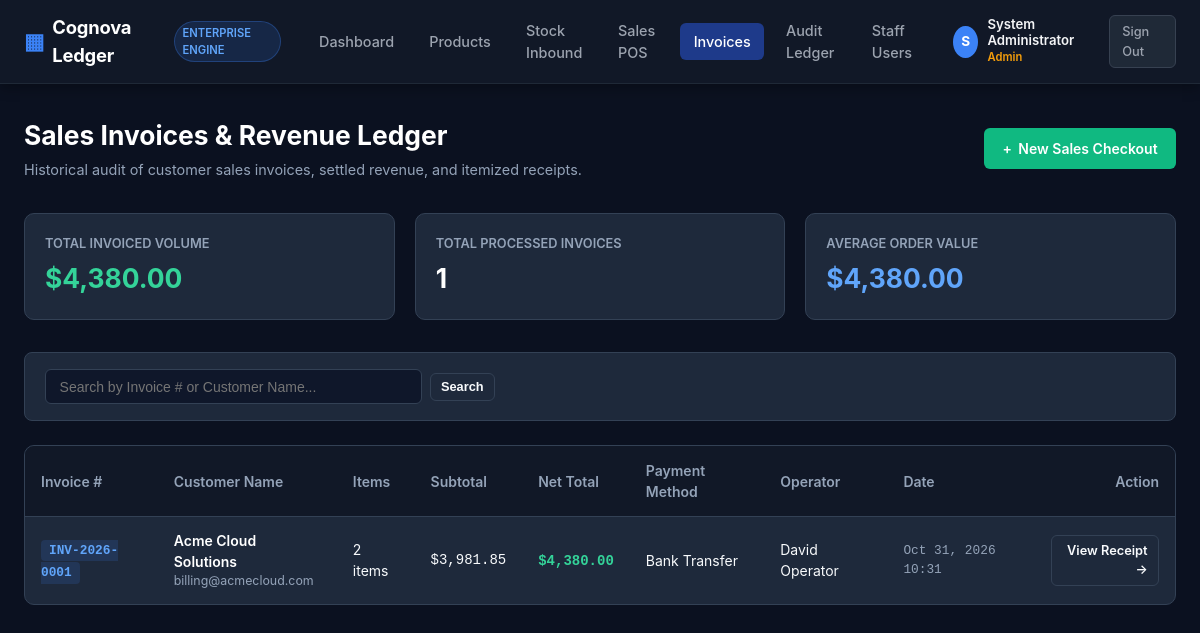
The app's page /sales/invoices.php (signed in) with its own data.
### tables this page shows
CREATE TABLE invoices (
    id INT UNSIGNED AUTO_INCREMENT PRIMARY KEY,
    invoice_number VARCHAR(64) NOT NULL UNIQUE,
    user_id INT UNSIGNED NOT NULL,
    customer_name VARCHAR(150) NOT NULL,
    customer_email VARCHAR(150) NULL,
    customer_phone VARCHAR(50) NULL,
    subtotal DECIMAL(12, 4) NOT NULL DEFAULT 0.0000,
    tax_amount DECIMAL(12, 4) NOT NULL DEFAULT 0.0000,
    discount_amount DECIMAL(12, 4) NOT NULL DEFAULT 0.0000,
    total_amount DECIMAL(12, 4) NOT NULL DEFAULT 0.0000,
    status ENUM('draft', 'paid', 'partially_paid', 'cancelled', 'refunded') NOT NULL DEFAULT 'paid',
    payment_method VARCHAR(50) NOT NULL DEFAULT 'cash',
    notes TEXT NULL,
    created_at TIMESTAMP NOT NULL DEFAULT CURRENT_TIMESTAMP,
    updated_at TIMESTAMP NOT NULL DEFAULT CURRENT_TIMESTAMP ON UPDATE CURRENT_TIMESTAMP,
    CONSTRAINT fk_invoices_user FOREIGN KEY (user_id) REFERENCES users(id) ON UPDATE CASCADE ON DELETE RESTRICT,
    INDEX idx_invoices_invoice_number (invoice_number),
    INDEX idx_invoices_user_id (user_id),
    INDEX idx_invoices_status (status),
    INDEX idx_invoices_created_at (created_at)
);

CREATE TABLE users (
    id INT UNSIGNED AUTO_INCREMENT PRIMARY KEY,
    role_id INT UNSIGNED NOT NULL,
    name VARCHAR(100) NOT NULL,
    email VARCHAR(150) NOT NULL UNIQUE,
    password VARCHAR(255) NOT NULL,
    status ENUM('active', 'inactive', 'suspended') NOT NULL DEFAULT 'active',
    created_at TIMESTAMP NOT NULL DEFAULT CURRENT_TIMESTAMP,
    updated_at TIMESTAMP NOT NULL DEFAULT CURRENT_TIMESTAMP ON UPDATE CURRENT_TIMESTAMP,
    CONSTRAINT fk_users_role FOREIGN KEY (role_id) REFERENCES roles(id) ON UPDATE CASCADE ON DELETE RESTRICT,
    INDEX idx_users_role_id (role_id),
    INDEX idx_users_email (email),
    INDEX idx_users_status (status),
    INDEX idx_users_created_at (created_at)
);

### src/Middleware/AuthMiddleware.php (called while the page is built, shortened)
<?php
class AuthMiddleware
{
    public static function isAuthenticated(): bool
    {
        return !empty($_SESSION['user']) && !empty($_SESSION['user']['id']);
    }
    public static function currentUser(): ?array
    {
        return $_SESSION['user'] ?? null;
    }
    public static function hasRole($allowedRoles): bool
    {
        $roles = is_array($allowedRoles) ? $allowedRoles : [$allowedRoles];
        $current = self::currentUser();
        $userRole = strtolower(trim($current['role']));
        $userSlug = strtolower(trim($current['role_slug']));
        foreach ($roles as $role) {
            $normalized = strtolower(trim($role));
            if ($userRole === $normalized || $userSlug === $normalized) {
                return true;
            }
        }
        return false;
    }
}

### includes/auth.php (called while the page is built, shortened)
<?php
if (!function_exists('hasRole')) {
    function hasRole($roles): bool {
        return AuthMiddleware::hasRole($roles);
    }
}

### src/Services/InvoiceService.php (called while the page is built, shortened)
<?php
class InvoiceService
{
    public function getAllInvoices(array $filters = []): array
    {
        $pdo = Database::getConnection();
        $sql = '
            SELECT
                i.id,
                i.invoice_number,
                i.customer_name,
                i.customer_email,
                i.customer_phone,
                i.subtotal,
                i.tax_amount,
                i.discount_amount,
                i.total_amount,
                i.status,
                i.payment_method,
                i.created_at,
                u.name AS operator_name,
                (SELECT COUNT(*) FROM invoice_items ii WHERE ii.invoice_id = i.id) AS item_count
            FROM invoices i
            INNER JOIN users u ON i.user_id = u.id
            WHERE 1=1
        ';
        $params = [];
        $limit = isset($filters['limit']) ? max(1, min(200, (int)$filters['limit'])) : 50;
        $sql .= " ORDER BY i.id DESC LIMIT {$limit}";
        $stmt = $pdo->prepare($sql);
        $stmt->execute($params);
        return $stmt->fetchAll();
    }
    public function getSalesSummary(): array
    {
        $pdo = Database::getConnection();
        $stmt = $pdo->query('
            SELECT
                COALESCE(SUM(total_amount), 0.0) AS total_revenue,
                COUNT(*) AS invoice_count
            FROM invoices
            WHERE status = "paid"
        ');
        $row = $stmt->fetch();
        return [
            'total_revenue' => (float)($row['total_revenue'] ?? 0.0),
            'invoice_count' => (int)($row['invoice_count'] ?? 0),
        ];
    }
}

### public/sales/invoices.php (the view, shortened to what this page needs)
<?php
require_once __DIR__ . '/../../includes/auth.php';
$invoiceService = new InvoiceService();
$query = trim($_GET['q'] ?? '');
$status = trim($_GET['status'] ?? '');
$filters = [
    'q' => $query,
    'status' => $status,
];
$invoices = $invoiceService->getAllInvoices($filters);
$summary = $invoiceService->getSalesSummary();
?>
<!DOCTYPE html>
<html lang="en">
<head>
</head>
<body>
<?php include __DIR__ . '/../../includes/nav.php'; ?>
<div class="page-container">
    <div class="page-header">
        <div class="page-title">
            <h1>Sales Invoices & Revenue Ledger</h1>
            <p>Historical audit of customer sales invoices, settled revenue, and itemized receipts.</p>
        </div>
        <div>
            <?php if (hasRole(['Admin', 'Sales Operator'])): ?>
                <a href="/sales/index.php" class="btn btn-success">
                    <span>+</span> New Sales Checkout
                </a>
            <?php endif; ?>
        </div>
    </div>
    <div class="stats-grid">
        <div class="stat-card">
            <div class="stat-label">Total Invoiced Volume</div>
            <div class="stat-value" style="color: #34d399;">$<?= number_format($summary['total_revenue'], 2) ?></div>
        </div>
        <div class="stat-card">
            <div class="stat-label">Total Processed Invoices</div>
            <div class="stat-value"><?= $summary['invoice_count'] ?></div>
        </div>
        <div class="stat-card">
            <div class="stat-label">Average Order Value</div>
            <div class="stat-value" style="color: #60a5fa;">
                $<?= $summary['invoice_count'] > 0 ? number_format($summary['total_revenue'] / $summary['invoice_count'], 2) : '0.00' ?>
            </div>
        </div>
    </div>
    <div class="controls-card">
        <form class="search-form" method="GET" action="/sales/invoices.php">
            <input
                type="text"
                name="q"
                class="search-input"
                placeholder="Search by Invoice # or Customer Name..."
                value="<?= htmlspecialchars($query) ?>"
            >
            <button type="submit" class="btn btn-outline btn-sm">Search</button>
        </form>
    </div>
    <div class="table-card">
        <table>
            <thead>
                <tr>
                    <th>Invoice #</th>
                    <th>Customer Name</th>
                    <th>Items</th>
                    <th>Subtotal</th>
                    <th>Net Total</th>
                    <th>Payment Method</th>
                    <th>Operator</th>
                    <th>Date</th>
                    <th style="text-align: right;">Action</th>
                </tr>
            </thead>
            <tbody>
                <?php if (empty($invoices)): ?>
                    <tr>
                        <td colspan="9" style="text-align: center; padding: 3rem; color: var(--text-muted);">
                            No sales invoices found.
                        </td>
                    </tr>
                <?php else: ?>
                    <?php foreach ($invoices as $inv): ?>
                        <tr>
                            <td>
                                <span class="badge-inv"><?= htmlspecialchars($inv['invoice_number']) ?></span>
                            </td>
                            <td>
                                <div style="font-weight: 600; color: #fff;"><?= htmlspecialchars($inv['customer_name']) ?></div>
                                <?php if ($inv['customer_email']): ?>
                                    <div style="font-size: 0.775rem; color: var(--text-muted);"><?= htmlspecialchars($inv['customer_email']) ?></div>
                                <?php endif; ?>
                            </td>
                            <td><?= (int)$inv['item_count'] ?> items</td>
                            <td class="mono">$<?= number_format((float)$inv['subtotal'], 2) ?></td>
                            <td>
                                <strong class="mono" style="color: #34d399;">$<?= number_format((float)$inv['total_amount'], 2) ?></strong>
                            </td>
                            <td><?= ucwords(str_replace('_', ' ', $inv['payment_method'])) ?></td>
                            <td><?= htmlspecialchars($inv['operator_name']) ?></td>
                            <td class="mono" style="font-size: 0.8rem; color: var(--text-muted);">
                                <?= date('M d, Y H:i', strtotime($inv['created_at'])) ?>
                            </td>
                            <td style="text-align: right;">
                                <a href="/sales/invoice.php?id=<?= $inv['id'] ?>" class="btn btn-outline btn-sm">
                                    View Receipt &rarr;
                                </a>
                            </td>
                        </tr>
                    <?php endforeach; ?>
                <?php endif; ?>
            </tbody>
        </table>
    </div>
</div>
</body>
</html>

### public/sales/invoices.php (style rules this page uses)
:root { --bg: #0b1120; --surface: #1e293b; --surface-alt: #334155; --border: #334155; --text: #f8fafc; --text-muted: #94a3b8; --primary: #3b82f6; --primary-hover: #2563eb; --success: #10b981; --danger: #ef4444; }
* { box-sizing: border-box; margin: 0; padding: 0; }
body { font-family: -apple-system, BlinkMacSystemFont, "Segoe UI", Roboto, sans-serif; background: var(--bg); color: var(--text); line-height: 1.5; min-height: 100vh; }
.page-container { max-width: 1200px; margin: 2rem auto; padding: 0 1.5rem; }
.page-header { display: flex; justify-content: space-between; align-items: center; flex-wrap: wrap; gap: 1rem; margin-bottom: 2rem; }
.page-title h1 { font-size: 1.65rem; font-weight: 700; color: #fff; }
.page-title p { color: var(--text-muted); font-size: 0.9rem; margin-top: 0.2rem; }
.btn { display: inline-flex; align-items: center; gap: 0.4rem; background: var(--primary); color: #fff; padding: 0.6rem 1.15rem; border-radius: 6px; text-decoration: none; font-weight: 600; font-size: 0.875rem; border: none; cursor: pointer; }
.btn-success { background: var(--success); }
.btn-outline { background: transparent; border: 1px solid var(--border); color: var(--text); }
.btn-sm { padding: 0.35rem 0.65rem; font-size: 0.8rem; }
.stats-grid { display: grid; grid-template-columns: repeat(auto-fit, minmax(220px, 1fr)); gap: 1.25rem; margin-bottom: 2rem; }
.stat-card { background: var(--surface); border: 1px solid var(--border); border-radius: 10px; padding: 1.25rem; }
.stat-label { font-size: 0.8rem; color: var(--text-muted); text-transform: uppercase; font-weight: 600; margin-bottom: 0.4rem; }
.stat-value { font-size: 1.65rem; font-weight: 700; color: #fff; }
.controls-card { background: var(--surface); border: 1px solid var(--border); border-radius: 8px; padding: 1rem 1.25rem; margin-bottom: 1.5rem; display: flex; justify-content: space-between; align-items: center; flex-wrap: wrap; gap: 1rem; }
.search-form { display: flex; align-items: center; gap: 0.5rem; flex: 1; max-width: 450px; }
.search-input { width: 100%; background: #0f172a; border: 1px solid var(--border); color: #fff; padding: 0.55rem 0.85rem; border-radius: 6px; font-size: 0.875rem; }
.table-card { background: var(--surface); border: 1px solid var(--border); border-radius: 10px; overflow: hidden; }
table { width: 100%; border-collapse: collapse; font-size: 0.875rem; text-align: left; }
thead th { background: #111827; padding: 0.85rem 1rem; color: var(--text-muted); font-weight: 600; border-bottom: 1px solid var(--border); }
tbody td { padding: 0.85rem 1rem; border-bottom: 1px solid var(--border); }
tbody tr:last-child td { border-bottom: none; }
.mono { font-family: ui-monospace, monospace; }
.badge-inv { font-family: ui-monospace, monospace; background: rgba(59, 130, 246, 0.15); color: #60a5fa; padding: 0.2rem 0.5rem; border-radius: 4px; font-weight: 700; font-size: 0.8rem; }

### records on screen
invoices: invoice_number "INV-2026-0001", customer_name "Acme Cloud Solutions", customer_email "billing@acmecloud.com", item_count "2", subtotal "3,981.85", total_amount "4,380.00", payment_method "Bank Transfer", user.name "David Operator", created_at "Oct 31, 2026 10:31"

### other values on screen
substr($navUser['name'], 0, 1) "S"
$navUser['name'] "System Administrator"
$navUser['role'] "Admin"
$summary['total_revenue'] "4,380.00"
$summary['invoice_count'] "1"
$summary['total_revenue'] / $summary['invoice_count'] "4,380.00"
